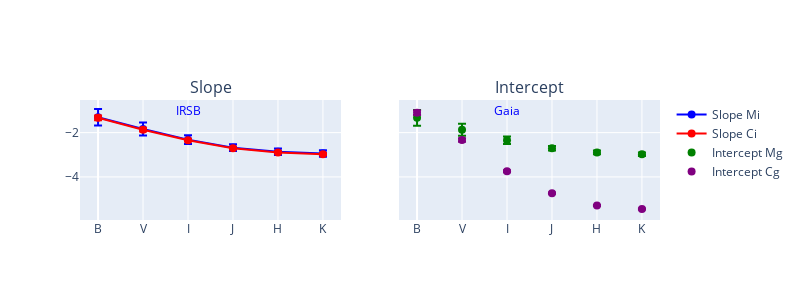

Notebook code for this chart:
### Code cell
import plotly.graph_objects as go
from plotly.subplots import make_subplots

def get_mc(dmc=dmc):
    # Create a 1x2 subplot layout
    fig = make_subplots(rows=1, cols=2, shared_yaxes=True, 
                        subplot_titles=["Slope", "Intercept"], 
                        horizontal_spacing=0.1)

    # Plot for Slope (Mi and Ci)
    fig.add_trace(go.Scatter(x=list(range(6)), y=dmc.mi.iloc[0:6],
                             error_y=dict(type='data', array=dmc.err_mi.iloc[0:6], visible=True),
                             name='Slope Mi', marker=dict(color='blue', size=8)),
                  row=1, col=1)
    fig.add_trace(go.Scatter(x=list(range(6)), y=dmc.ci.iloc[0:6],
                             error_y=dict(type='data', array=dmc.err_ci.iloc[0:6], visible=True),
                             name='Slope Ci', marker=dict(color='red', size=8)),
                  row=1, col=1)

    # Plot for Intercept (Mg and Cg)
    fig.add_trace(go.Scatter(x=list(range(6)), y=dmc.mg.iloc[0:6], mode='markers', 
                             error_y=dict(type='data', array=dmc.err_mg.iloc[0:6], visible=True),
                             name='Intercept Mg', marker=dict(color='green', size=8)),
                  row=1, col=2)
    fig.add_trace(go.Scatter(x=list(range(6)), y=dmc.cg.iloc[0:6], mode='markers', 
                             error_y=dict(type='data', array=dmc.err_cg.iloc[0:6], visible=True),
                             name='Intercept Cg', marker=dict(color='purple', size=8)),
                  row=1, col=2)

    # Customize x-axis tick labels and add annotations
    fig.update_xaxes(tickvals=list(range(6)), ticktext=mag, row=1, col=1)
    fig.update_xaxes(tickvals=list(range(6)), ticktext=mag, row=1, col=2)

    # Annotations for IRSB and Gaia
    fig.add_annotation(text="IRSB", x=2, y=-1, showarrow=False, font=dict(size=12, color="blue"), row=1, col=1)
    fig.add_annotation(text="Gaia", x=2, y=-1, showarrow=False, font=dict(size=12, color="blue"), row=1, col=2)

    # Update layout and legend
    fig.update_layout(width=800, height=300,
                      showlegend=True)

    # Show the plot
    fig.show()

    # Save the figure
    #fig.write_image("PL_slope.pdf")

# Call the function with Plotly
get_mc(dmc)

### Figure 1 — Plotly figure (JSON) as saved in the notebook; plotly's stock layout.template omitted (floating-point values rounded to 4 significant figures)
{"data": [{"error_y": {"array": [0.3727, 0.2928, 0.2025, 0.1537, 0.1446, 0.1437], "type": "data", "visible": true}, "marker": {"color": "blue", "size": 8}, "name": "Slope Mi", "type": "scatter", "x": [0, 1, 2, 3, 4, 5], "xaxis": "x", "y": [-1.301, -1.839, -2.316, -2.68, -2.863, -2.944], "yaxis": "y"}, {"error_y": {"array": [0.1092, 0.08576, 0.05931, 0.04503, 0.04236, 0.04209], "type": "data", "visible": true}, "marker": {"color": "red", "size": 8}, "name": "Slope Ci", "type": "scatter", "x": [0, 1, 2, 3, 4, 5], "xaxis": "x", "y": [-1.33, -1.868, -2.345, -2.709, -2.892, -2.973], "yaxis": "y"}, {"error_y": {"array": [0.3569, 0.2736, 0.1708, 0.1013, 0.08381, 0.08125], "type": "data", "visible": true}, "marker": {"color": "green", "size": 8}, "mode": "markers", "name": "Intercept Mg", "type": "scatter", "x": [0, 1, 2, 3, 4, 5], "xaxis": "x2", "y": [-1.33, -1.868, -2.345, -2.709, -2.892, -2.973], "yaxis": "y2"}, {"error_y": {"array": [0.1045, 0.08014, 0.05001, 0.02966, 0.02454, 0.0238], "type": "data", "visible": true}, "marker": {"color": "purple", "size": 8}, "mode": "markers", "name": "Intercept Cg", "type": "scatter", "x": [0, 1, 2, 3, 4, 5], "xaxis": "x2", "y": [-1.102, -2.329, -3.743, -4.735, -5.294, -5.449], "yaxis": "y2"}], "layout": {"annotations": [{"font": {"size": 16}, "showarrow": false, "text": "Slope", "x": 0.225, "xanchor": "center", "xref": "paper", "y": 1, "yanchor": "bottom", "yref": "paper"}, {"font": {"size": 16}, "showarrow": false, "text": "Intercept", "x": 0.775, "xanchor": "center", "xref": "paper", "y": 1, "yanchor": "bottom", "yref": "paper"}, {"font": {"color": "blue", "size": 12}, "showarrow": false, "text": "IRSB", "x": 2, "xref": "x", "y": -1, "yref": "y"}, {"font": {"color": "blue", "size": 12}, "showarrow": false, "text": "Gaia", "x": 2, "xref": "x2", "y": -1, "yref": "y2"}], "height": 300, "showlegend": true, "width": 800, "xaxis": {"anchor": "y", "domain": [0, 0.45], "ticktext": ["B", "V", "I", "J", "H", "K"], "tickvals": [0, 1, 2, 3, 4, 5]}, "xaxis2": {"anchor": "y2", "domain": [0.55, 1], "ticktext": ["B", "V", "I", "J", "H", "K"], "tickvals": [0, 1, 2, 3, 4, 5]}, "yaxis": {"anchor": "x", "domain": [0, 1]}, "yaxis2": {"anchor": "x2", "domain": [0, 1], "matches": "y", "showticklabels": false}}}
